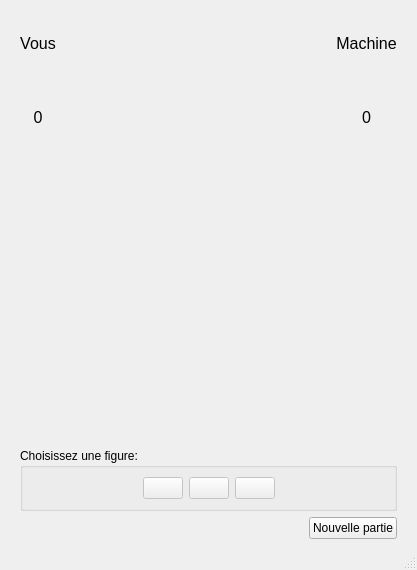
<?xml version="1.0" encoding="UTF-8"?>
<ui version="4.0">
 <class>Chifoumi</class>
 <widget class="QMainWindow" name="Chifoumi">
  <property name="geometry">
   <rect>
    <x>0</x>
    <y>0</y>
    <width>417</width>
    <height>570</height>
   </rect>
  </property>
  <property name="windowTitle">
   <string>Chifoumi</string>
  </property>
  <widget class="QWidget" name="centralwidget">
   <layout class="QVBoxLayout" name="verticalLayout_2">
    <property name="leftMargin">
     <number>20</number>
    </property>
    <property name="rightMargin">
     <number>20</number>
    </property>
    <item>
     <layout class="QHBoxLayout" name="hScoreLayout">
      <item>
       <layout class="QVBoxLayout" name="vJoueurLayout">
        <item>
         <widget class="QLabel" name="lJoueur">
          <property name="font">
           <font>
            <family>Arial</family>
            <pointsize>12</pointsize>
           </font>
          </property>
          <property name="text">
           <string>Vous</string>
          </property>
          <property name="alignment">
           <set>Qt::AlignCenter</set>
          </property>
         </widget>
        </item>
        <item>
         <widget class="QLabel" name="lScoreJoueur">
          <property name="font">
           <font>
            <family>Arial</family>
            <pointsize>12</pointsize>
           </font>
          </property>
          <property name="text">
           <string>0</string>
          </property>
          <property name="alignment">
           <set>Qt::AlignCenter</set>
          </property>
         </widget>
        </item>
        <item>
         <widget class="QLabel" name="lCoupJoueur">
          <property name="text">
           <string/>
          </property>
          <property name="pixmap">
           <pixmap resource="chifoumires.qrc">:/res/images/rien_115.png</pixmap>
          </property>
          <property name="alignment">
           <set>Qt::AlignCenter</set>
          </property>
         </widget>
        </item>
       </layout>
      </item>
      <item>
       <spacer name="horizontalSpacer_4">
        <property name="orientation">
         <enum>Qt::Horizontal</enum>
        </property>
        <property name="sizeHint" stdset="0">
         <size>
          <width>40</width>
          <height>20</height>
         </size>
        </property>
       </spacer>
      </item>
      <item>
       <layout class="QVBoxLayout" name="vVersusLayout">
        <item>
         <spacer name="verticalSpacer_2">
          <property name="orientation">
           <enum>Qt::Vertical</enum>
          </property>
          <property name="sizeHint" stdset="0">
           <size>
            <width>20</width>
            <height>40</height>
           </size>
          </property>
         </spacer>
        </item>
        <item>
         <widget class="QLabel" name="lVersus">
          <property name="enabled">
           <bool>true</bool>
          </property>
          <property name="maximumSize">
           <size>
            <width>50</width>
            <height>50</height>
           </size>
          </property>
          <property name="text">
           <string/>
          </property>
          <property name="pixmap">
           <pixmap resource="chifoumires.qrc">:/res/images/versus.gif</pixmap>
          </property>
          <property name="scaledContents">
           <bool>true</bool>
          </property>
          <property name="alignment">
           <set>Qt::AlignCenter</set>
          </property>
          <property name="margin">
           <number>0</number>
          </property>
         </widget>
        </item>
        <item>
         <spacer name="verticalSpacer_3">
          <property name="orientation">
           <enum>Qt::Vertical</enum>
          </property>
          <property name="sizeType">
           <enum>QSizePolicy::Minimum</enum>
          </property>
          <property name="sizeHint" stdset="0">
           <size>
            <width>20</width>
            <height>40</height>
           </size>
          </property>
         </spacer>
        </item>
       </layout>
      </item>
      <item>
       <spacer name="horizontalSpacer_5">
        <property name="orientation">
         <enum>Qt::Horizontal</enum>
        </property>
        <property name="sizeHint" stdset="0">
         <size>
          <width>40</width>
          <height>20</height>
         </size>
        </property>
       </spacer>
      </item>
      <item>
       <layout class="QVBoxLayout" name="vMachineLayout">
        <item>
         <widget class="QLabel" name="lMachine">
          <property name="font">
           <font>
            <family>Arial</family>
            <pointsize>12</pointsize>
           </font>
          </property>
          <property name="text">
           <string>Machine</string>
          </property>
          <property name="alignment">
           <set>Qt::AlignCenter</set>
          </property>
         </widget>
        </item>
        <item>
         <widget class="QLabel" name="lScoreMachine">
          <property name="font">
           <font>
            <family>Arial</family>
            <pointsize>12</pointsize>
           </font>
          </property>
          <property name="text">
           <string>0</string>
          </property>
          <property name="alignment">
           <set>Qt::AlignCenter</set>
          </property>
         </widget>
        </item>
        <item>
         <widget class="QLabel" name="lCoupMachine">
          <property name="text">
           <string/>
          </property>
          <property name="pixmap">
           <pixmap resource="chifoumires.qrc">:/res/images/rien_115.png</pixmap>
          </property>
          <property name="alignment">
           <set>Qt::AlignCenter</set>
          </property>
         </widget>
        </item>
       </layout>
      </item>
     </layout>
    </item>
    <item>
     <spacer name="verticalSpacer">
      <property name="orientation">
       <enum>Qt::Vertical</enum>
      </property>
      <property name="sizeHint" stdset="0">
       <size>
        <width>20</width>
        <height>40</height>
       </size>
      </property>
     </spacer>
    </item>
    <item>
     <widget class="QGroupBox" name="groupBox">
      <property name="title">
       <string>Choisissez une figure:</string>
      </property>
      <layout class="QHBoxLayout" name="horizontalLayout">
       <item>
        <spacer name="horizontalSpacer_3">
         <property name="orientation">
          <enum>Qt::Horizontal</enum>
         </property>
         <property name="sizeHint" stdset="0">
          <size>
           <width>40</width>
           <height>20</height>
          </size>
         </property>
        </spacer>
       </item>
       <item>
        <widget class="QPushButton" name="bCiseau">
         <property name="enabled">
          <bool>false</bool>
         </property>
         <property name="maximumSize">
          <size>
           <width>110</width>
           <height>110</height>
          </size>
         </property>
         <property name="focusPolicy">
          <enum>Qt::StrongFocus</enum>
         </property>
         <property name="accessibleName">
          <string/>
         </property>
         <property name="autoFillBackground">
          <bool>false</bool>
         </property>
         <property name="text">
          <string/>
         </property>
         <property name="icon">
          <iconset resource="chifoumires.qrc">
           <normaloff>:/res/images/ciseau.gif</normaloff>:/res/images/ciseau.gif</iconset>
         </property>
         <property name="iconSize">
          <size>
           <width>150</width>
           <height>150</height>
          </size>
         </property>
         <property name="autoDefault">
          <bool>false</bool>
         </property>
         <property name="default">
          <bool>false</bool>
         </property>
        </widget>
       </item>
       <item>
        <widget class="QPushButton" name="bPapier">
         <property name="enabled">
          <bool>false</bool>
         </property>
         <property name="maximumSize">
          <size>
           <width>110</width>
           <height>110</height>
          </size>
         </property>
         <property name="text">
          <string/>
         </property>
         <property name="icon">
          <iconset resource="chifoumires.qrc">
           <normaloff>:/res/images/papier.gif</normaloff>:/res/images/papier.gif</iconset>
         </property>
         <property name="iconSize">
          <size>
           <width>150</width>
           <height>150</height>
          </size>
         </property>
         <property name="shortcut">
          <string/>
         </property>
         <property name="autoDefault">
          <bool>false</bool>
         </property>
        </widget>
       </item>
       <item>
        <widget class="QPushButton" name="bPierre">
         <property name="enabled">
          <bool>false</bool>
         </property>
         <property name="maximumSize">
          <size>
           <width>110</width>
           <height>110</height>
          </size>
         </property>
         <property name="text">
          <string/>
         </property>
         <property name="icon">
          <iconset resource="chifoumires.qrc">
           <normaloff>:/res/images/pierre.gif</normaloff>:/res/images/pierre.gif</iconset>
         </property>
         <property name="iconSize">
          <size>
           <width>150</width>
           <height>150</height>
          </size>
         </property>
        </widget>
       </item>
       <item>
        <spacer name="horizontalSpacer_2">
         <property name="orientation">
          <enum>Qt::Horizontal</enum>
         </property>
         <property name="sizeHint" stdset="0">
          <size>
           <width>40</width>
           <height>20</height>
          </size>
         </property>
        </spacer>
       </item>
      </layout>
     </widget>
    </item>
    <item>
     <layout class="QHBoxLayout" name="hPartieLayout">
      <item>
       <spacer name="horizontalSpacer">
        <property name="orientation">
         <enum>Qt::Horizontal</enum>
        </property>
        <property name="sizeHint" stdset="0">
         <size>
          <width>40</width>
          <height>20</height>
         </size>
        </property>
       </spacer>
      </item>
      <item>
       <widget class="QPushButton" name="bNouvellePartie">
        <property name="text">
         <string>Nouvelle partie</string>
        </property>
       </widget>
      </item>
     </layout>
    </item>
   </layout>
  </widget>
  <widget class="QMenuBar" name="menubar">
   <property name="geometry">
    <rect>
     <x>0</x>
     <y>0</y>
     <width>417</width>
     <height>21</height>
    </rect>
   </property>
  </widget>
  <widget class="QStatusBar" name="statusbar"/>
 </widget>
 <resources>
  <include location="chifoumires.qrc"/>
 </resources>
 <connections/>
</ui>
